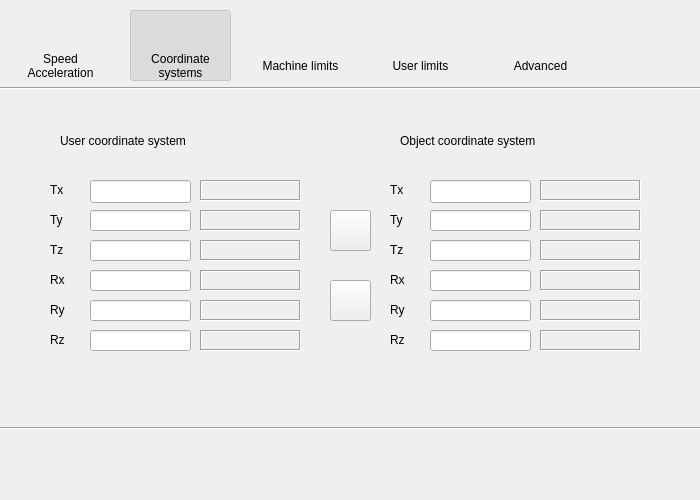
<?xml version="1.0" encoding="UTF-8"?>
<ui version="4.0">
 <class>Form</class>
 <widget class="PyDMFrame" name="Form">
  <property name="geometry">
   <rect>
    <x>0</x>
    <y>0</y>
    <width>700</width>
    <height>500</height>
   </rect>
  </property>
  <property name="windowTitle">
   <string>Parameters</string>
  </property>
  <property name="toolTip">
   <string/>
  </property>
  <property name="whatsThis">
   <string>
    QFrame with support for alarms
    This class inherits from QFrame and PyDMWidget.

    Parameters
    ----------
    parent : QWidget
        The parent widget for the Label
    init_channel : str, optional
        The channel to be used by the widget.
    </string>
  </property>
  <property name="channel" stdset="0">
   <string>ca://${P}${R}Config:VT</string>
  </property>
  <widget class="PyDMLineEdit" name="PyDMLineEdit_6">
   <property name="geometry">
    <rect>
     <x>90</x>
     <y>330</y>
     <width>101</width>
     <height>21</height>
    </rect>
   </property>
   <property name="toolTip">
    <string/>
   </property>
   <property name="whatsThis">
    <string/>
   </property>
   <property name="precisionFromPV" stdset="0">
    <bool>false</bool>
   </property>
   <property name="precision" stdset="0">
    <number>4</number>
   </property>
   <property name="showUnits" stdset="0">
    <bool>true</bool>
   </property>
   <property name="channel" stdset="0">
    <string>ca://${P}${R}CFG_CS:Rzu</string>
   </property>
  </widget>
  <widget class="PyDMLineEdit" name="PyDMLineEdit">
   <property name="geometry">
    <rect>
     <x>90</x>
     <y>180</y>
     <width>101</width>
     <height>23</height>
    </rect>
   </property>
   <property name="toolTip">
    <string/>
   </property>
   <property name="whatsThis">
    <string/>
   </property>
   <property name="precisionFromPV" stdset="0">
    <bool>false</bool>
   </property>
   <property name="precision" stdset="0">
    <number>4</number>
   </property>
   <property name="showUnits" stdset="0">
    <bool>true</bool>
   </property>
   <property name="channel" stdset="0">
    <string>ca://${P}${R}CFG_CS:Txu</string>
   </property>
  </widget>
  <widget class="PyDMLineEdit" name="PyDMLineEdit_2">
   <property name="geometry">
    <rect>
     <x>90</x>
     <y>210</y>
     <width>101</width>
     <height>21</height>
    </rect>
   </property>
   <property name="toolTip">
    <string/>
   </property>
   <property name="whatsThis">
    <string/>
   </property>
   <property name="precisionFromPV" stdset="0">
    <bool>false</bool>
   </property>
   <property name="precision" stdset="0">
    <number>4</number>
   </property>
   <property name="showUnits" stdset="0">
    <bool>true</bool>
   </property>
   <property name="channel" stdset="0">
    <string>ca://${P}${R}CFG_CS:Tyu</string>
   </property>
  </widget>
  <widget class="PyDMLineEdit" name="PyDMLineEdit_3">
   <property name="geometry">
    <rect>
     <x>90</x>
     <y>240</y>
     <width>101</width>
     <height>21</height>
    </rect>
   </property>
   <property name="toolTip">
    <string/>
   </property>
   <property name="whatsThis">
    <string/>
   </property>
   <property name="precisionFromPV" stdset="0">
    <bool>false</bool>
   </property>
   <property name="precision" stdset="0">
    <number>4</number>
   </property>
   <property name="showUnits" stdset="0">
    <bool>true</bool>
   </property>
   <property name="channel" stdset="0">
    <string>ca://${P}${R}CFG_CS:Tzu</string>
   </property>
  </widget>
  <widget class="PyDMLineEdit" name="PyDMLineEdit_4">
   <property name="geometry">
    <rect>
     <x>90</x>
     <y>270</y>
     <width>101</width>
     <height>21</height>
    </rect>
   </property>
   <property name="toolTip">
    <string/>
   </property>
   <property name="whatsThis">
    <string/>
   </property>
   <property name="precisionFromPV" stdset="0">
    <bool>false</bool>
   </property>
   <property name="precision" stdset="0">
    <number>4</number>
   </property>
   <property name="showUnits" stdset="0">
    <bool>true</bool>
   </property>
   <property name="channel" stdset="0">
    <string>ca://${P}${R}CFG_CS:Rxu</string>
   </property>
  </widget>
  <widget class="PyDMLineEdit" name="PyDMLineEdit_5">
   <property name="geometry">
    <rect>
     <x>90</x>
     <y>300</y>
     <width>101</width>
     <height>21</height>
    </rect>
   </property>
   <property name="toolTip">
    <string/>
   </property>
   <property name="whatsThis">
    <string/>
   </property>
   <property name="precisionFromPV" stdset="0">
    <bool>false</bool>
   </property>
   <property name="precision" stdset="0">
    <number>4</number>
   </property>
   <property name="showUnits" stdset="0">
    <bool>true</bool>
   </property>
   <property name="channel" stdset="0">
    <string>ca://${P}${R}CFG_CS:Ryu</string>
   </property>
  </widget>
  <widget class="PyDMLabel" name="PyDMLabel_2">
   <property name="geometry">
    <rect>
     <x>50</x>
     <y>180</y>
     <width>31</width>
     <height>20</height>
    </rect>
   </property>
   <property name="toolTip">
    <string/>
   </property>
   <property name="whatsThis">
    <string/>
   </property>
   <property name="text">
    <string>Tx</string>
   </property>
  </widget>
  <widget class="PyDMLabel" name="PyDMLabel_10">
   <property name="geometry">
    <rect>
     <x>50</x>
     <y>270</y>
     <width>31</width>
     <height>20</height>
    </rect>
   </property>
   <property name="toolTip">
    <string/>
   </property>
   <property name="whatsThis">
    <string/>
   </property>
   <property name="text">
    <string>Rx</string>
   </property>
  </widget>
  <widget class="PyDMLabel" name="PyDMLabel_3">
   <property name="geometry">
    <rect>
     <x>200</x>
     <y>210</y>
     <width>101</width>
     <height>21</height>
    </rect>
   </property>
   <property name="toolTip">
    <string/>
   </property>
   <property name="whatsThis">
    <string/>
   </property>
   <property name="autoFillBackground">
    <bool>false</bool>
   </property>
   <property name="frameShape">
    <enum>QFrame::Box</enum>
   </property>
   <property name="frameShadow">
    <enum>QFrame::Sunken</enum>
   </property>
   <property name="margin">
    <number>0</number>
   </property>
   <property name="alarmSensitiveBorder" stdset="0">
    <bool>false</bool>
   </property>
   <property name="precisionFromPV" stdset="0">
    <bool>false</bool>
   </property>
   <property name="precision" stdset="0">
    <number>4</number>
   </property>
   <property name="showUnits" stdset="0">
    <bool>true</bool>
   </property>
   <property name="channel" stdset="0">
    <string>ca://${P}${R}CFG_CS:Tyu_RBV</string>
   </property>
  </widget>
  <widget class="PyDMLabel" name="PyDMLabel_4">
   <property name="geometry">
    <rect>
     <x>200</x>
     <y>240</y>
     <width>101</width>
     <height>21</height>
    </rect>
   </property>
   <property name="toolTip">
    <string/>
   </property>
   <property name="whatsThis">
    <string/>
   </property>
   <property name="autoFillBackground">
    <bool>false</bool>
   </property>
   <property name="frameShape">
    <enum>QFrame::Box</enum>
   </property>
   <property name="frameShadow">
    <enum>QFrame::Sunken</enum>
   </property>
   <property name="margin">
    <number>0</number>
   </property>
   <property name="alarmSensitiveBorder" stdset="0">
    <bool>false</bool>
   </property>
   <property name="precisionFromPV" stdset="0">
    <bool>false</bool>
   </property>
   <property name="precision" stdset="0">
    <number>4</number>
   </property>
   <property name="showUnits" stdset="0">
    <bool>true</bool>
   </property>
   <property name="channel" stdset="0">
    <string>ca://${P}${R}CFG_CS:Tzu_RBV</string>
   </property>
  </widget>
  <widget class="PyDMLabel" name="PyDMLabel_5">
   <property name="geometry">
    <rect>
     <x>200</x>
     <y>270</y>
     <width>101</width>
     <height>21</height>
    </rect>
   </property>
   <property name="toolTip">
    <string/>
   </property>
   <property name="whatsThis">
    <string/>
   </property>
   <property name="autoFillBackground">
    <bool>false</bool>
   </property>
   <property name="frameShape">
    <enum>QFrame::Box</enum>
   </property>
   <property name="frameShadow">
    <enum>QFrame::Sunken</enum>
   </property>
   <property name="margin">
    <number>0</number>
   </property>
   <property name="alarmSensitiveBorder" stdset="0">
    <bool>false</bool>
   </property>
   <property name="precisionFromPV" stdset="0">
    <bool>false</bool>
   </property>
   <property name="precision" stdset="0">
    <number>4</number>
   </property>
   <property name="showUnits" stdset="0">
    <bool>true</bool>
   </property>
   <property name="channel" stdset="0">
    <string>ca://${P}${R}CFG_CS:Rxu_RBV</string>
   </property>
  </widget>
  <widget class="PyDMLabel" name="PyDMLabel">
   <property name="geometry">
    <rect>
     <x>200</x>
     <y>180</y>
     <width>101</width>
     <height>21</height>
    </rect>
   </property>
   <property name="toolTip">
    <string/>
   </property>
   <property name="whatsThis">
    <string/>
   </property>
   <property name="autoFillBackground">
    <bool>false</bool>
   </property>
   <property name="frameShape">
    <enum>QFrame::Box</enum>
   </property>
   <property name="frameShadow">
    <enum>QFrame::Sunken</enum>
   </property>
   <property name="margin">
    <number>0</number>
   </property>
   <property name="alarmSensitiveBorder" stdset="0">
    <bool>false</bool>
   </property>
   <property name="precisionFromPV" stdset="0">
    <bool>false</bool>
   </property>
   <property name="precision" stdset="0">
    <number>4</number>
   </property>
   <property name="showUnits" stdset="0">
    <bool>true</bool>
   </property>
   <property name="channel" stdset="0">
    <string>ca://${P}${R}CFG_CS:Txu_RBV</string>
   </property>
  </widget>
  <widget class="PyDMLabel" name="PyDMLabel_6">
   <property name="geometry">
    <rect>
     <x>200</x>
     <y>300</y>
     <width>101</width>
     <height>21</height>
    </rect>
   </property>
   <property name="toolTip">
    <string/>
   </property>
   <property name="whatsThis">
    <string/>
   </property>
   <property name="autoFillBackground">
    <bool>false</bool>
   </property>
   <property name="frameShape">
    <enum>QFrame::Box</enum>
   </property>
   <property name="frameShadow">
    <enum>QFrame::Sunken</enum>
   </property>
   <property name="margin">
    <number>0</number>
   </property>
   <property name="alarmSensitiveBorder" stdset="0">
    <bool>false</bool>
   </property>
   <property name="precisionFromPV" stdset="0">
    <bool>false</bool>
   </property>
   <property name="precision" stdset="0">
    <number>4</number>
   </property>
   <property name="showUnits" stdset="0">
    <bool>true</bool>
   </property>
   <property name="channel" stdset="0">
    <string>ca://${P}${R}CFG_CS:Ryu_RBV</string>
   </property>
  </widget>
  <widget class="PyDMLabel" name="PyDMLabel_9">
   <property name="geometry">
    <rect>
     <x>50</x>
     <y>240</y>
     <width>31</width>
     <height>20</height>
    </rect>
   </property>
   <property name="toolTip">
    <string/>
   </property>
   <property name="whatsThis">
    <string/>
   </property>
   <property name="text">
    <string>Tz</string>
   </property>
  </widget>
  <widget class="PyDMLabel" name="PyDMLabel_7">
   <property name="geometry">
    <rect>
     <x>200</x>
     <y>330</y>
     <width>101</width>
     <height>21</height>
    </rect>
   </property>
   <property name="toolTip">
    <string/>
   </property>
   <property name="whatsThis">
    <string/>
   </property>
   <property name="autoFillBackground">
    <bool>false</bool>
   </property>
   <property name="frameShape">
    <enum>QFrame::Box</enum>
   </property>
   <property name="frameShadow">
    <enum>QFrame::Sunken</enum>
   </property>
   <property name="margin">
    <number>0</number>
   </property>
   <property name="alarmSensitiveBorder" stdset="0">
    <bool>false</bool>
   </property>
   <property name="precisionFromPV" stdset="0">
    <bool>false</bool>
   </property>
   <property name="precision" stdset="0">
    <number>4</number>
   </property>
   <property name="showUnits" stdset="0">
    <bool>true</bool>
   </property>
   <property name="channel" stdset="0">
    <string>ca://${P}${R}CFG_CS:Rzu_RBV</string>
   </property>
  </widget>
  <widget class="PyDMLabel" name="PyDMLabel_11">
   <property name="geometry">
    <rect>
     <x>50</x>
     <y>300</y>
     <width>31</width>
     <height>20</height>
    </rect>
   </property>
   <property name="toolTip">
    <string/>
   </property>
   <property name="whatsThis">
    <string/>
   </property>
   <property name="text">
    <string>Ry</string>
   </property>
  </widget>
  <widget class="PyDMLabel" name="PyDMLabel_12">
   <property name="geometry">
    <rect>
     <x>50</x>
     <y>330</y>
     <width>31</width>
     <height>20</height>
    </rect>
   </property>
   <property name="toolTip">
    <string/>
   </property>
   <property name="whatsThis">
    <string/>
   </property>
   <property name="text">
    <string>Rz</string>
   </property>
  </widget>
  <widget class="PyDMLabel" name="PyDMLabel_8">
   <property name="geometry">
    <rect>
     <x>50</x>
     <y>210</y>
     <width>31</width>
     <height>20</height>
    </rect>
   </property>
   <property name="toolTip">
    <string/>
   </property>
   <property name="whatsThis">
    <string/>
   </property>
   <property name="text">
    <string>Ty</string>
   </property>
  </widget>
  <widget class="PyDMLabel" name="PyDMLabel_13">
   <property name="geometry">
    <rect>
     <x>540</x>
     <y>240</y>
     <width>101</width>
     <height>21</height>
    </rect>
   </property>
   <property name="toolTip">
    <string/>
   </property>
   <property name="whatsThis">
    <string/>
   </property>
   <property name="autoFillBackground">
    <bool>false</bool>
   </property>
   <property name="frameShape">
    <enum>QFrame::Box</enum>
   </property>
   <property name="frameShadow">
    <enum>QFrame::Sunken</enum>
   </property>
   <property name="margin">
    <number>0</number>
   </property>
   <property name="alarmSensitiveBorder" stdset="0">
    <bool>false</bool>
   </property>
   <property name="precisionFromPV" stdset="0">
    <bool>false</bool>
   </property>
   <property name="precision" stdset="0">
    <number>4</number>
   </property>
   <property name="showUnits" stdset="0">
    <bool>true</bool>
   </property>
   <property name="channel" stdset="0">
    <string>ca://${P}${R}CFG_CS:Tzo_RBV</string>
   </property>
  </widget>
  <widget class="PyDMLineEdit" name="PyDMLineEdit_7">
   <property name="geometry">
    <rect>
     <x>430</x>
     <y>300</y>
     <width>101</width>
     <height>21</height>
    </rect>
   </property>
   <property name="toolTip">
    <string/>
   </property>
   <property name="whatsThis">
    <string/>
   </property>
   <property name="precisionFromPV" stdset="0">
    <bool>false</bool>
   </property>
   <property name="precision" stdset="0">
    <number>4</number>
   </property>
   <property name="showUnits" stdset="0">
    <bool>true</bool>
   </property>
   <property name="channel" stdset="0">
    <string>ca://${P}${R}CFG_CS:Ryo</string>
   </property>
  </widget>
  <widget class="PyDMLabel" name="PyDMLabel_14">
   <property name="geometry">
    <rect>
     <x>540</x>
     <y>210</y>
     <width>101</width>
     <height>21</height>
    </rect>
   </property>
   <property name="toolTip">
    <string/>
   </property>
   <property name="whatsThis">
    <string/>
   </property>
   <property name="autoFillBackground">
    <bool>false</bool>
   </property>
   <property name="frameShape">
    <enum>QFrame::Box</enum>
   </property>
   <property name="frameShadow">
    <enum>QFrame::Sunken</enum>
   </property>
   <property name="margin">
    <number>0</number>
   </property>
   <property name="alarmSensitiveBorder" stdset="0">
    <bool>false</bool>
   </property>
   <property name="precisionFromPV" stdset="0">
    <bool>false</bool>
   </property>
   <property name="precision" stdset="0">
    <number>4</number>
   </property>
   <property name="showUnits" stdset="0">
    <bool>true</bool>
   </property>
   <property name="channel" stdset="0">
    <string>ca://${P}${R}CFG_CS:Tyo_RBV</string>
   </property>
  </widget>
  <widget class="PyDMLabel" name="PyDMLabel_15">
   <property name="geometry">
    <rect>
     <x>390</x>
     <y>180</y>
     <width>31</width>
     <height>20</height>
    </rect>
   </property>
   <property name="toolTip">
    <string/>
   </property>
   <property name="whatsThis">
    <string/>
   </property>
   <property name="text">
    <string>Tx</string>
   </property>
  </widget>
  <widget class="PyDMLabel" name="PyDMLabel_16">
   <property name="geometry">
    <rect>
     <x>540</x>
     <y>180</y>
     <width>101</width>
     <height>21</height>
    </rect>
   </property>
   <property name="toolTip">
    <string/>
   </property>
   <property name="whatsThis">
    <string/>
   </property>
   <property name="autoFillBackground">
    <bool>false</bool>
   </property>
   <property name="frameShape">
    <enum>QFrame::Box</enum>
   </property>
   <property name="frameShadow">
    <enum>QFrame::Sunken</enum>
   </property>
   <property name="margin">
    <number>0</number>
   </property>
   <property name="alarmSensitiveBorder" stdset="0">
    <bool>false</bool>
   </property>
   <property name="precisionFromPV" stdset="0">
    <bool>false</bool>
   </property>
   <property name="precision" stdset="0">
    <number>4</number>
   </property>
   <property name="showUnits" stdset="0">
    <bool>true</bool>
   </property>
   <property name="channel" stdset="0">
    <string>ca://${P}${R}CFG_CS:Txo_RBV</string>
   </property>
  </widget>
  <widget class="PyDMLineEdit" name="PyDMLineEdit_8">
   <property name="geometry">
    <rect>
     <x>430</x>
     <y>330</y>
     <width>101</width>
     <height>21</height>
    </rect>
   </property>
   <property name="toolTip">
    <string/>
   </property>
   <property name="whatsThis">
    <string/>
   </property>
   <property name="precisionFromPV" stdset="0">
    <bool>false</bool>
   </property>
   <property name="precision" stdset="0">
    <number>4</number>
   </property>
   <property name="showUnits" stdset="0">
    <bool>true</bool>
   </property>
   <property name="channel" stdset="0">
    <string>ca://${P}${R}CFG_CS:Rzo</string>
   </property>
  </widget>
  <widget class="PyDMLineEdit" name="PyDMLineEdit_9">
   <property name="geometry">
    <rect>
     <x>430</x>
     <y>240</y>
     <width>101</width>
     <height>21</height>
    </rect>
   </property>
   <property name="toolTip">
    <string/>
   </property>
   <property name="whatsThis">
    <string/>
   </property>
   <property name="precisionFromPV" stdset="0">
    <bool>false</bool>
   </property>
   <property name="precision" stdset="0">
    <number>4</number>
   </property>
   <property name="showUnits" stdset="0">
    <bool>true</bool>
   </property>
   <property name="channel" stdset="0">
    <string>ca://${P}${R}CFG_CS:Tzo</string>
   </property>
  </widget>
  <widget class="PyDMLabel" name="PyDMLabel_17">
   <property name="geometry">
    <rect>
     <x>540</x>
     <y>300</y>
     <width>101</width>
     <height>21</height>
    </rect>
   </property>
   <property name="toolTip">
    <string/>
   </property>
   <property name="whatsThis">
    <string/>
   </property>
   <property name="autoFillBackground">
    <bool>false</bool>
   </property>
   <property name="frameShape">
    <enum>QFrame::Box</enum>
   </property>
   <property name="frameShadow">
    <enum>QFrame::Sunken</enum>
   </property>
   <property name="margin">
    <number>0</number>
   </property>
   <property name="alarmSensitiveBorder" stdset="0">
    <bool>false</bool>
   </property>
   <property name="precisionFromPV" stdset="0">
    <bool>false</bool>
   </property>
   <property name="precision" stdset="0">
    <number>4</number>
   </property>
   <property name="showUnits" stdset="0">
    <bool>true</bool>
   </property>
   <property name="channel" stdset="0">
    <string>ca://${P}${R}CFG_CS:Ryo_RBV</string>
   </property>
  </widget>
  <widget class="PyDMLabel" name="PyDMLabel_18">
   <property name="geometry">
    <rect>
     <x>390</x>
     <y>300</y>
     <width>31</width>
     <height>20</height>
    </rect>
   </property>
   <property name="toolTip">
    <string/>
   </property>
   <property name="whatsThis">
    <string/>
   </property>
   <property name="text">
    <string>Ry</string>
   </property>
  </widget>
  <widget class="PyDMLabel" name="PyDMLabel_19">
   <property name="geometry">
    <rect>
     <x>390</x>
     <y>270</y>
     <width>31</width>
     <height>20</height>
    </rect>
   </property>
   <property name="toolTip">
    <string/>
   </property>
   <property name="whatsThis">
    <string/>
   </property>
   <property name="text">
    <string>Rx</string>
   </property>
  </widget>
  <widget class="PyDMLabel" name="PyDMLabel_20">
   <property name="geometry">
    <rect>
     <x>390</x>
     <y>240</y>
     <width>31</width>
     <height>20</height>
    </rect>
   </property>
   <property name="toolTip">
    <string/>
   </property>
   <property name="whatsThis">
    <string/>
   </property>
   <property name="text">
    <string>Tz</string>
   </property>
  </widget>
  <widget class="PyDMLineEdit" name="PyDMLineEdit_10">
   <property name="geometry">
    <rect>
     <x>430</x>
     <y>210</y>
     <width>101</width>
     <height>21</height>
    </rect>
   </property>
   <property name="toolTip">
    <string/>
   </property>
   <property name="whatsThis">
    <string/>
   </property>
   <property name="precisionFromPV" stdset="0">
    <bool>false</bool>
   </property>
   <property name="precision" stdset="0">
    <number>4</number>
   </property>
   <property name="showUnits" stdset="0">
    <bool>true</bool>
   </property>
   <property name="channel" stdset="0">
    <string>ca://${P}${R}CFG_CS:Tyo</string>
   </property>
  </widget>
  <widget class="PyDMLabel" name="PyDMLabel_21">
   <property name="geometry">
    <rect>
     <x>390</x>
     <y>330</y>
     <width>31</width>
     <height>20</height>
    </rect>
   </property>
   <property name="toolTip">
    <string/>
   </property>
   <property name="whatsThis">
    <string/>
   </property>
   <property name="text">
    <string>Rz</string>
   </property>
  </widget>
  <widget class="PyDMLineEdit" name="PyDMLineEdit_11">
   <property name="geometry">
    <rect>
     <x>430</x>
     <y>180</y>
     <width>101</width>
     <height>23</height>
    </rect>
   </property>
   <property name="toolTip">
    <string/>
   </property>
   <property name="whatsThis">
    <string/>
   </property>
   <property name="precisionFromPV" stdset="0">
    <bool>false</bool>
   </property>
   <property name="precision" stdset="0">
    <number>4</number>
   </property>
   <property name="showUnits" stdset="0">
    <bool>true</bool>
   </property>
   <property name="channel" stdset="0">
    <string>ca://${P}${R}CFG_CS:Txo</string>
   </property>
  </widget>
  <widget class="PyDMLineEdit" name="PyDMLineEdit_12">
   <property name="geometry">
    <rect>
     <x>430</x>
     <y>270</y>
     <width>101</width>
     <height>21</height>
    </rect>
   </property>
   <property name="toolTip">
    <string/>
   </property>
   <property name="whatsThis">
    <string/>
   </property>
   <property name="precisionFromPV" stdset="0">
    <bool>false</bool>
   </property>
   <property name="precision" stdset="0">
    <number>4</number>
   </property>
   <property name="showUnits" stdset="0">
    <bool>true</bool>
   </property>
   <property name="channel" stdset="0">
    <string>ca://${P}${R}CFG_CS:Rxo</string>
   </property>
  </widget>
  <widget class="PyDMLabel" name="PyDMLabel_22">
   <property name="geometry">
    <rect>
     <x>540</x>
     <y>270</y>
     <width>101</width>
     <height>21</height>
    </rect>
   </property>
   <property name="toolTip">
    <string/>
   </property>
   <property name="whatsThis">
    <string/>
   </property>
   <property name="autoFillBackground">
    <bool>false</bool>
   </property>
   <property name="frameShape">
    <enum>QFrame::Box</enum>
   </property>
   <property name="frameShadow">
    <enum>QFrame::Sunken</enum>
   </property>
   <property name="margin">
    <number>0</number>
   </property>
   <property name="alarmSensitiveBorder" stdset="0">
    <bool>false</bool>
   </property>
   <property name="precisionFromPV" stdset="0">
    <bool>false</bool>
   </property>
   <property name="precision" stdset="0">
    <number>4</number>
   </property>
   <property name="showUnits" stdset="0">
    <bool>true</bool>
   </property>
   <property name="channel" stdset="0">
    <string>ca://${P}${R}CFG_CS:Rxo_RBV</string>
   </property>
  </widget>
  <widget class="PyDMLabel" name="PyDMLabel_23">
   <property name="geometry">
    <rect>
     <x>390</x>
     <y>210</y>
     <width>31</width>
     <height>20</height>
    </rect>
   </property>
   <property name="toolTip">
    <string/>
   </property>
   <property name="whatsThis">
    <string/>
   </property>
   <property name="text">
    <string>Ty</string>
   </property>
  </widget>
  <widget class="PyDMLabel" name="PyDMLabel_24">
   <property name="geometry">
    <rect>
     <x>540</x>
     <y>330</y>
     <width>101</width>
     <height>21</height>
    </rect>
   </property>
   <property name="toolTip">
    <string/>
   </property>
   <property name="whatsThis">
    <string/>
   </property>
   <property name="autoFillBackground">
    <bool>false</bool>
   </property>
   <property name="frameShape">
    <enum>QFrame::Box</enum>
   </property>
   <property name="frameShadow">
    <enum>QFrame::Sunken</enum>
   </property>
   <property name="margin">
    <number>0</number>
   </property>
   <property name="alarmSensitiveBorder" stdset="0">
    <bool>false</bool>
   </property>
   <property name="precisionFromPV" stdset="0">
    <bool>false</bool>
   </property>
   <property name="precision" stdset="0">
    <number>4</number>
   </property>
   <property name="showUnits" stdset="0">
    <bool>true</bool>
   </property>
   <property name="channel" stdset="0">
    <string>ca://${P}${R}CFG_CS:Rzo_RBV</string>
   </property>
  </widget>
  <widget class="PyDMPushButton" name="PyDMPushButton">
   <property name="geometry">
    <rect>
     <x>330</x>
     <y>210</y>
     <width>41</width>
     <height>41</height>
    </rect>
   </property>
   <property name="toolTip">
    <string/>
   </property>
   <property name="whatsThis">
    <string>
    Basic PushButton to send a fixed value.

    The PyDMPushButton is meant to hold a specific value, and send that value
    to a channel when it is clicked, much like the MessageButton does in EDM.
    The PyDMPushButton works in two different modes of operation, first, a
    fixed value can be given to the :attr:`.pressValue` attribute, whenever the
    button is clicked a signal containing this value will be sent to the
    connected channel. This is the default behavior of the button. However, if
    the :attr:`.relativeChange` is set to True, the fixed value will be added
    to the current value of the channel. This means that the button will
    increment a channel by a fixed amount with every click, a consistent
    relative move

    Parameters
    ----------
    parent : QObject, optional
        Parent of PyDMPushButton

    label : str, optional
        String to place on button

    icon : QIcon, optional
        An Icon to display on the PyDMPushButton

    pressValue : int, float, str
        Value to be sent when the button is clicked

    relative : bool, optional
        Choice to have the button perform a relative put, instead of always
        setting to an absolute value

    init_channel : str, optional
        ID of channel to manipulate

    </string>
   </property>
   <property name="text">
    <string/>
   </property>
   <property name="icon">
    <iconset>
     <normaloff>icons/Double_Right_22px.png</normaloff>icons/Double_Right_22px.png</iconset>
   </property>
   <property name="iconSize">
    <size>
     <width>22</width>
     <height>22</height>
    </size>
   </property>
   <property name="channel" stdset="0">
    <string>ca://${P}${R}Drv:Copy_UserCSToObjectCS.PROC</string>
   </property>
   <property name="pressValue" stdset="0">
    <string>1</string>
   </property>
  </widget>
  <widget class="PyDMPushButton" name="PyDMPushButton_2">
   <property name="geometry">
    <rect>
     <x>330</x>
     <y>280</y>
     <width>41</width>
     <height>41</height>
    </rect>
   </property>
   <property name="toolTip">
    <string/>
   </property>
   <property name="whatsThis">
    <string>
    Basic PushButton to send a fixed value.

    The PyDMPushButton is meant to hold a specific value, and send that value
    to a channel when it is clicked, much like the MessageButton does in EDM.
    The PyDMPushButton works in two different modes of operation, first, a
    fixed value can be given to the :attr:`.pressValue` attribute, whenever the
    button is clicked a signal containing this value will be sent to the
    connected channel. This is the default behavior of the button. However, if
    the :attr:`.relativeChange` is set to True, the fixed value will be added
    to the current value of the channel. This means that the button will
    increment a channel by a fixed amount with every click, a consistent
    relative move

    Parameters
    ----------
    parent : QObject, optional
        Parent of PyDMPushButton

    label : str, optional
        String to place on button

    icon : QIcon, optional
        An Icon to display on the PyDMPushButton

    pressValue : int, float, str
        Value to be sent when the button is clicked

    relative : bool, optional
        Choice to have the button perform a relative put, instead of always
        setting to an absolute value

    init_channel : str, optional
        ID of channel to manipulate

    </string>
   </property>
   <property name="text">
    <string/>
   </property>
   <property name="icon">
    <iconset>
     <normaloff>icons/Double_Left_22px.png</normaloff>icons/Double_Left_22px.png</iconset>
   </property>
   <property name="iconSize">
    <size>
     <width>22</width>
     <height>22</height>
    </size>
   </property>
   <property name="channel" stdset="0">
    <string>ca://${P}${R}Drv:Copy_ObjectCSToUserCS.PROC</string>
   </property>
   <property name="pressValue" stdset="0">
    <string>1</string>
   </property>
  </widget>
  <widget class="PyDMRelatedDisplayButton" name="PyDMRelatedDisplayButton_5">
   <property name="geometry">
    <rect>
     <x>490</x>
     <y>10</y>
     <width>101</width>
     <height>71</height>
    </rect>
   </property>
   <property name="toolTip">
    <string/>
   </property>
   <property name="whatsThis">
    <string>
    A QPushButton capable of opening a new Display at the same of at a
    new window.

    Parameters
    ----------
    init_channel : str, optional
        The channel to be used by the widget.

    filename : str, optional
        The file to be opened
    </string>
   </property>
   <property name="layoutDirection">
    <enum>Qt::LeftToRight</enum>
   </property>
   <property name="autoFillBackground">
    <bool>false</bool>
   </property>
   <property name="styleSheet">
    <string notr="true">padding-bottom:20px;</string>
   </property>
   <property name="icon">
    <iconset>
     <normaloff>icons/Administrative_Tools_32px.png</normaloff>icons/Administrative_Tools_32px.png</iconset>
   </property>
   <property name="iconSize">
    <size>
     <width>32</width>
     <height>32</height>
    </size>
   </property>
   <property name="flat">
    <bool>true</bool>
   </property>
   <property name="filenames" stdset="0">
    <string>SymetrieConfigAdvanced.ui</string>
   </property>
  </widget>
  <widget class="QLabel" name="label_3">
   <property name="geometry">
    <rect>
     <x>250</x>
     <y>50</y>
     <width>101</width>
     <height>31</height>
    </rect>
   </property>
   <property name="text">
    <string>Machine limits</string>
   </property>
   <property name="alignment">
    <set>Qt::AlignCenter</set>
   </property>
  </widget>
  <widget class="PyDMRelatedDisplayButton" name="PyDMRelatedDisplayButton">
   <property name="enabled">
    <bool>true</bool>
   </property>
   <property name="geometry">
    <rect>
     <x>10</x>
     <y>10</y>
     <width>101</width>
     <height>71</height>
    </rect>
   </property>
   <property name="toolTip">
    <string/>
   </property>
   <property name="whatsThis">
    <string>
    A QPushButton capable of opening a new Display at the same of at a
    new window.

    Parameters
    ----------
    init_channel : str, optional
        The channel to be used by the widget.

    filename : str, optional
        The file to be opened
    </string>
   </property>
   <property name="layoutDirection">
    <enum>Qt::LeftToRight</enum>
   </property>
   <property name="autoFillBackground">
    <bool>false</bool>
   </property>
   <property name="styleSheet">
    <string notr="true">padding-bottom:20px;</string>
   </property>
   <property name="icon">
    <iconset>
     <normaloff>icons/Speed_32px.png</normaloff>icons/Speed_32px.png</iconset>
   </property>
   <property name="iconSize">
    <size>
     <width>32</width>
     <height>32</height>
    </size>
   </property>
   <property name="checkable">
    <bool>false</bool>
   </property>
   <property name="checked">
    <bool>false</bool>
   </property>
   <property name="flat">
    <bool>true</bool>
   </property>
   <property name="filenames" stdset="0">
    <string>SymetrieConfigSpeed.ui</string>
   </property>
  </widget>
  <widget class="PyDMRelatedDisplayButton" name="PyDMRelatedDisplayButton_2">
   <property name="enabled">
    <bool>false</bool>
   </property>
   <property name="geometry">
    <rect>
     <x>130</x>
     <y>10</y>
     <width>101</width>
     <height>71</height>
    </rect>
   </property>
   <property name="toolTip">
    <string/>
   </property>
   <property name="whatsThis">
    <string>
    A QPushButton capable of opening a new Display at the same of at a
    new window.

    Parameters
    ----------
    init_channel : str, optional
        The channel to be used by the widget.

    filename : str, optional
        The file to be opened
    </string>
   </property>
   <property name="layoutDirection">
    <enum>Qt::LeftToRight</enum>
   </property>
   <property name="autoFillBackground">
    <bool>false</bool>
   </property>
   <property name="styleSheet">
    <string notr="true">padding-bottom:20px;</string>
   </property>
   <property name="icon">
    <iconset>
     <normaloff>icons/Coordinate_System_32px.png</normaloff>icons/Coordinate_System_32px.png</iconset>
   </property>
   <property name="iconSize">
    <size>
     <width>32</width>
     <height>32</height>
    </size>
   </property>
   <property name="checkable">
    <bool>true</bool>
   </property>
   <property name="checked">
    <bool>true</bool>
   </property>
   <property name="flat">
    <bool>true</bool>
   </property>
   <property name="filenames" stdset="0">
    <string>SymetrieConfigCoordSys.ui</string>
   </property>
  </widget>
  <widget class="QLabel" name="label_4">
   <property name="geometry">
    <rect>
     <x>370</x>
     <y>50</y>
     <width>101</width>
     <height>31</height>
    </rect>
   </property>
   <property name="text">
    <string>User limits</string>
   </property>
   <property name="alignment">
    <set>Qt::AlignCenter</set>
   </property>
  </widget>
  <widget class="QLabel" name="label_2">
   <property name="geometry">
    <rect>
     <x>130</x>
     <y>50</y>
     <width>101</width>
     <height>31</height>
    </rect>
   </property>
   <property name="text">
    <string>Coordinate
systems</string>
   </property>
   <property name="alignment">
    <set>Qt::AlignCenter</set>
   </property>
  </widget>
  <widget class="PyDMRelatedDisplayButton" name="PyDMRelatedDisplayButton_6">
   <property name="geometry">
    <rect>
     <x>250</x>
     <y>10</y>
     <width>101</width>
     <height>71</height>
    </rect>
   </property>
   <property name="toolTip">
    <string/>
   </property>
   <property name="whatsThis">
    <string>
    A QPushButton capable of opening a new Display at the same of at a
    new window.

    Parameters
    ----------
    init_channel : str, optional
        The channel to be used by the widget.

    filename : str, optional
        The file to be opened
    </string>
   </property>
   <property name="layoutDirection">
    <enum>Qt::LeftToRight</enum>
   </property>
   <property name="autoFillBackground">
    <bool>false</bool>
   </property>
   <property name="styleSheet">
    <string notr="true">padding-bottom:20px;</string>
   </property>
   <property name="icon">
    <iconset>
     <normaloff>icons/Machine_Limits_32px.png</normaloff>icons/Machine_Limits_32px.png</iconset>
   </property>
   <property name="iconSize">
    <size>
     <width>32</width>
     <height>32</height>
    </size>
   </property>
   <property name="flat">
    <bool>true</bool>
   </property>
   <property name="filenames" stdset="0">
    <string>SymetrieConfigMachineLimits.ui</string>
   </property>
  </widget>
  <widget class="QLabel" name="label">
   <property name="geometry">
    <rect>
     <x>10</x>
     <y>50</y>
     <width>101</width>
     <height>31</height>
    </rect>
   </property>
   <property name="text">
    <string>Speed
Acceleration</string>
   </property>
   <property name="alignment">
    <set>Qt::AlignCenter</set>
   </property>
  </widget>
  <widget class="QLabel" name="label_5">
   <property name="geometry">
    <rect>
     <x>490</x>
     <y>50</y>
     <width>101</width>
     <height>31</height>
    </rect>
   </property>
   <property name="text">
    <string>Advanced</string>
   </property>
   <property name="alignment">
    <set>Qt::AlignCenter</set>
   </property>
  </widget>
  <widget class="PyDMRelatedDisplayButton" name="PyDMRelatedDisplayButton_7">
   <property name="geometry">
    <rect>
     <x>370</x>
     <y>10</y>
     <width>101</width>
     <height>71</height>
    </rect>
   </property>
   <property name="toolTip">
    <string/>
   </property>
   <property name="whatsThis">
    <string>
    A QPushButton capable of opening a new Display at the same of at a
    new window.

    Parameters
    ----------
    init_channel : str, optional
        The channel to be used by the widget.

    filename : str, optional
        The file to be opened
    </string>
   </property>
   <property name="layoutDirection">
    <enum>Qt::LeftToRight</enum>
   </property>
   <property name="autoFillBackground">
    <bool>false</bool>
   </property>
   <property name="styleSheet">
    <string notr="true">padding-bottom:20px;</string>
   </property>
   <property name="text">
    <string/>
   </property>
   <property name="icon">
    <iconset>
     <normaloff>icons/User_Limits_32px.png</normaloff>icons/User_Limits_32px.png</iconset>
   </property>
   <property name="iconSize">
    <size>
     <width>32</width>
     <height>32</height>
    </size>
   </property>
   <property name="flat">
    <bool>true</bool>
   </property>
   <property name="filenames" stdset="0">
    <string>SymetrieConfigUserLimits.ui</string>
   </property>
  </widget>
  <widget class="QLabel" name="label_6">
   <property name="geometry">
    <rect>
     <x>60</x>
     <y>130</y>
     <width>231</width>
     <height>21</height>
    </rect>
   </property>
   <property name="text">
    <string>User coordinate system</string>
   </property>
  </widget>
  <widget class="QLabel" name="label_7">
   <property name="geometry">
    <rect>
     <x>400</x>
     <y>130</y>
     <width>231</width>
     <height>21</height>
    </rect>
   </property>
   <property name="text">
    <string>Object coordinate system</string>
   </property>
  </widget>
  <widget class="Line" name="line">
   <property name="geometry">
    <rect>
     <x>0</x>
     <y>80</y>
     <width>701</width>
     <height>16</height>
    </rect>
   </property>
   <property name="orientation">
    <enum>Qt::Horizontal</enum>
   </property>
  </widget>
  <widget class="Line" name="line_2">
   <property name="geometry">
    <rect>
     <x>0</x>
     <y>420</y>
     <width>701</width>
     <height>16</height>
    </rect>
   </property>
   <property name="orientation">
    <enum>Qt::Horizontal</enum>
   </property>
  </widget>
  <widget class="PyDMEmbeddedDisplay" name="PyDMEmbeddedDisplay">
   <property name="geometry">
    <rect>
     <x>0</x>
     <y>435</y>
     <width>700</width>
     <height>60</height>
    </rect>
   </property>
   <property name="toolTip">
    <string/>
   </property>
   <property name="whatsThis">
    <string>
    A QFrame capable of rendering a PyDM Display

    Parameters
    ----------
    parent : QWidget
        The parent widget for the Label

    </string>
   </property>
   <property name="filename" stdset="0">
    <string>SymetrieConfigOptions.ui</string>
   </property>
  </widget>
  <zorder>label_5</zorder>
  <zorder>label</zorder>
  <zorder>PyDMLineEdit_6</zorder>
  <zorder>PyDMLineEdit</zorder>
  <zorder>PyDMLineEdit_2</zorder>
  <zorder>PyDMLineEdit_3</zorder>
  <zorder>PyDMLineEdit_4</zorder>
  <zorder>PyDMLineEdit_5</zorder>
  <zorder>PyDMLabel_2</zorder>
  <zorder>PyDMLabel_10</zorder>
  <zorder>PyDMLabel_3</zorder>
  <zorder>PyDMLabel_4</zorder>
  <zorder>PyDMLabel_5</zorder>
  <zorder>PyDMLabel</zorder>
  <zorder>PyDMLabel_6</zorder>
  <zorder>PyDMLabel_9</zorder>
  <zorder>PyDMLabel_7</zorder>
  <zorder>PyDMLabel_11</zorder>
  <zorder>PyDMLabel_12</zorder>
  <zorder>PyDMLabel_8</zorder>
  <zorder>PyDMLabel_13</zorder>
  <zorder>PyDMLineEdit_7</zorder>
  <zorder>PyDMLabel_14</zorder>
  <zorder>PyDMLabel_15</zorder>
  <zorder>PyDMLabel_16</zorder>
  <zorder>PyDMLineEdit_8</zorder>
  <zorder>PyDMLineEdit_9</zorder>
  <zorder>PyDMLabel_17</zorder>
  <zorder>PyDMLabel_18</zorder>
  <zorder>PyDMLabel_19</zorder>
  <zorder>PyDMLabel_20</zorder>
  <zorder>PyDMLineEdit_10</zorder>
  <zorder>PyDMLabel_21</zorder>
  <zorder>PyDMLineEdit_11</zorder>
  <zorder>PyDMLineEdit_12</zorder>
  <zorder>PyDMLabel_22</zorder>
  <zorder>PyDMLabel_23</zorder>
  <zorder>PyDMLabel_24</zorder>
  <zorder>PyDMPushButton</zorder>
  <zorder>PyDMPushButton_2</zorder>
  <zorder>PyDMRelatedDisplayButton_5</zorder>
  <zorder>label_3</zorder>
  <zorder>PyDMRelatedDisplayButton</zorder>
  <zorder>PyDMRelatedDisplayButton_2</zorder>
  <zorder>label_4</zorder>
  <zorder>label_2</zorder>
  <zorder>PyDMRelatedDisplayButton_6</zorder>
  <zorder>PyDMRelatedDisplayButton_7</zorder>
  <zorder>label_6</zorder>
  <zorder>label_7</zorder>
  <zorder>line</zorder>
  <zorder>line_2</zorder>
  <zorder>PyDMEmbeddedDisplay</zorder>
 </widget>
 <customwidgets>
  <customwidget>
   <class>PyDMLabel</class>
   <extends>QLabel</extends>
   <header>pydm.widgets.label</header>
  </customwidget>
  <customwidget>
   <class>PyDMEmbeddedDisplay</class>
   <extends>QFrame</extends>
   <header>pydm.widgets.embedded_display</header>
  </customwidget>
  <customwidget>
   <class>PyDMFrame</class>
   <extends>QFrame</extends>
   <header>pydm.widgets.frame</header>
   <container>1</container>
  </customwidget>
  <customwidget>
   <class>PyDMLineEdit</class>
   <extends>QLineEdit</extends>
   <header>pydm.widgets.line_edit</header>
  </customwidget>
  <customwidget>
   <class>PyDMPushButton</class>
   <extends>QPushButton</extends>
   <header>pydm.widgets.pushbutton</header>
  </customwidget>
  <customwidget>
   <class>PyDMRelatedDisplayButton</class>
   <extends>QPushButton</extends>
   <header>pydm.widgets.related_display_button</header>
  </customwidget>
 </customwidgets>
 <resources/>
 <connections/>
</ui>
